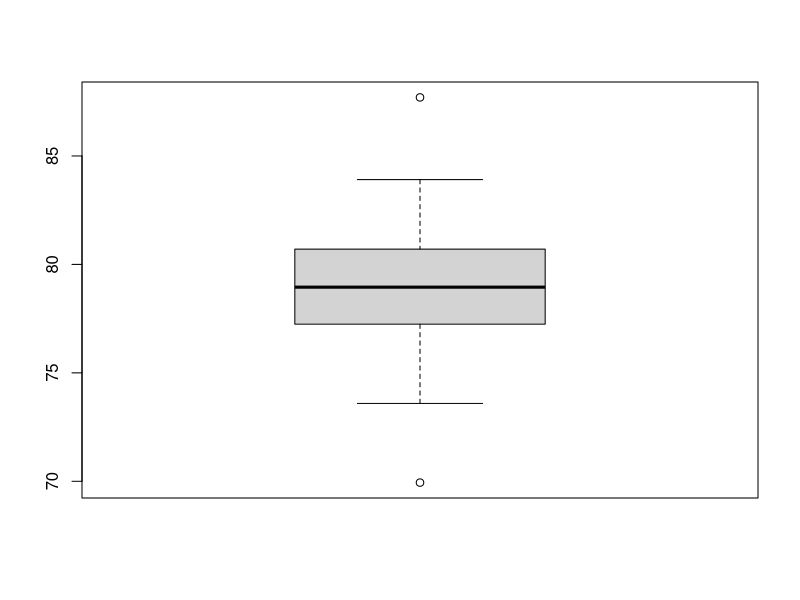

Write the R code that produced this figure.
# Erik Manuel Aldape Becerra 
# 2027268
# 09/04/2025

# Comparación de medianas del ejercicio número 2
# Prueba de T de una muestra
# Ho= La media del peso neto de los costales es de 80kg
# Hi= La media del peso neto de los costales es menor a 80kg

costal <- c(87.7, 80.01, 77.28, 78.76, 81.52, 74.4, 80.71, 79.5, 77.87, 81.94, 80.7,
            82.32, 75.78, 80.19, 83.91, 79.4, 77.52, 77.62, 81.4, 74.89, 82.95,
            73.59, 77.92, 77.18, 79.83, 81.23, 79.28, 78.44, 79.01, 80.47, 76.23,
            78.89, 77.14, 69.94, 78.54, 79.7, 82.45, 77.29, 75.52, 77.21, 75.99,
            81.94, 80.41, 77.77)
mean(costal)


# Length = amplitud de los datos
length(costal)


shapiro.test(costal)


boxplot(costal)

# Fivenum = mostrar valores de los cuartiles
fivenum(costal)


# El siguiente codigo es para La prueba de t de una sola muestra 
# mu = La media de referencia
t.test(costal, mu= 80)